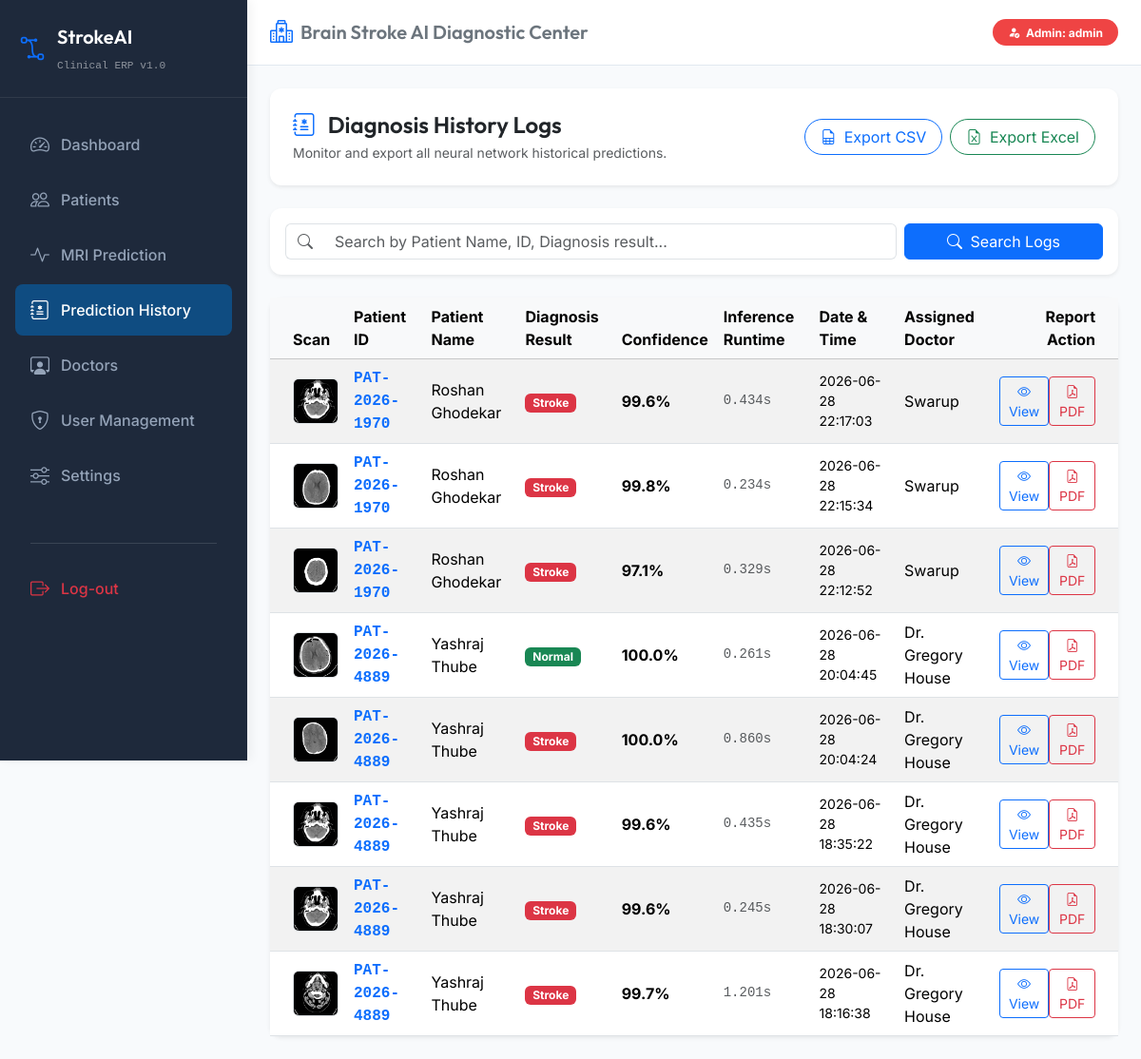
Screenshot of /history (signed in) with the database file from the repository.
### tables this page shows
CREATE TABLE predictions (
            id INTEGER PRIMARY KEY AUTOINCREMENT,
            patient_id TEXT NOT NULL,
            mri_filename TEXT NOT NULL,
            prediction_result TEXT NOT NULL,
            confidence REAL NOT NULL,
            prediction_time REAL NOT NULL, -- in seconds
            predicted_at TEXT NOT NULL,
            FOREIGN KEY (patient_id) REFERENCES patients(patient_id) ON DELETE CASCADE
        );

CREATE TABLE patients (
            id INTEGER PRIMARY KEY AUTOINCREMENT,
            patient_id TEXT UNIQUE NOT NULL,
            name TEXT NOT NULL,
            age INTEGER NOT NULL,
            gender TEXT NOT NULL,
            dob TEXT NOT NULL,
            blood_group TEXT,
            mobile TEXT,
            email TEXT,
            address TEXT,
            doctor_id INTEGER,
            symptoms TEXT,
            notes TEXT,
            emergency_contact TEXT,
            created_at TEXT NOT NULL,
            FOREIGN KEY (doctor_id) REFERENCES doctors(id)
        );

CREATE TABLE doctors (
            id INTEGER PRIMARY KEY AUTOINCREMENT,
            name TEXT NOT NULL,
            specialization TEXT NOT NULL,
            contact TEXT,
            email TEXT,
            status TEXT NOT NULL DEFAULT 'Active',
            created_at TEXT NOT NULL
        );

### mainapp.py (the view)
@app.route("/history")
@login_required
def history():
    search_query = request.args.get('search', '').strip()
    predictions = get_predictions(search_query)
    return render_template('history.html', predictions=predictions, search_query=search_query, active_page='history')

### database/db_manager.py (called while the page is built)
def get_db_connection():
    conn = sqlite3.connect(DB_PATH)
    conn.row_factory = sqlite3.Row
    return conn

### mainapp.py (called while the page is built)
def login_required(f):
    from functools import wraps
    @wraps(f)
    def decorated_function(*args, **kwargs):
        if 'username' not in session:
            return redirect(url_for('main'))
        return f(*args, **kwargs)
    return decorated_function

### templates/history.html (shortened to what this page needs)
{% extends "base.html" %}
{% block content %}
<div class="card p-4 shadow-sm border-0 mb-4">
    <div class="d-flex flex-column flex-md-row justify-content-between align-items-md-center gap-3">
        <div>
            <h4 class="mb-1"><i class="bi bi-journal-medical text-primary me-2"></i> Diagnosis History Logs</h4>
            <p class="text-muted small mb-0">Monitor and export all neural network historical predictions.</p>
        </div>
        <div class="d-flex gap-2">
            <a href="/reports/export/csv" class="btn btn-outline-primary rounded-pill px-3"><i class="bi bi-file-earmark-spreadsheet me-1"></i> Export CSV</a>
            <a href="/reports/export/excel" class="btn btn-outline-success rounded-pill px-3"><i class="bi bi-file-earmark-excel me-1"></i> Export Excel</a>
        </div>
    </div>
</div>
<div class="card p-3 shadow-sm border-0 mb-4">
    <form method="get" action="/history" class="row g-2 align-items-center">
        <div class="col-md-8 col-lg-9">
            <div class="input-group">
                <span class="input-group-text bg-white border-end-0"><i class="bi bi-search text-muted"></i></span>
                <input type="text" name="search" class="form-control border-start-0" placeholder="Search by Patient Name, ID, Diagnosis result..." value="{{ search_query or '' }}">
            </div>
        </div>
        <div class="col-md-4 col-lg-3 d-grid">
            <button type="submit" class="btn btn-primary"><i class="bi bi-search me-1"></i> Search Logs</button>
        </div>
    </form>
</div>
<div class="card shadow-sm border-0">
    <div class="card-body p-0">
        <div class="table-responsive">
            <table class="table table-striped table-hover align-middle mb-0">
                <thead class="table-light">
                    <tr>
                        <th class="ps-4">Scan</th>
                        <th>Patient ID</th>
                        <th>Patient Name</th>
                        <th>Diagnosis Result</th>
                        <th>Confidence</th>
                        <th>Inference Runtime</th>
                        <th>Date & Time</th>
                        <th>Assigned Doctor</th>
                        <th class="pe-4 text-end">Report Action</th>
                    </tr>
                </thead>
                <tbody>
                    {% if predictions %}
                        {% for pred in predictions %}
                        <tr>
                            <td class="ps-4">
                                <img src="/static/{{ pred.mri_filename }}" alt="MRI Thumb" class="rounded border" style="width: 48px; height: 48px; object-fit: cover;">
                            </td>
                            <td class="font-monospace fw-bold text-primary">{{ pred.patient_id }}</td>
                            <td>{{ pred.patient_name }}</td>
                            <td>
                                <span class="badge {% if 'Stroke' in pred.prediction_result %}bg-danger{% else %}bg-success{% endif %}">
                                    {{ pred.prediction_result }}
                                </span>
                            </td>
                            <td class="fw-bold">{{ "%.1f"|format(pred.confidence) }}%</td>
                            <td class="font-monospace text-muted small">{{ "%.3f"|format(pred.prediction_time) }}s</td>
                            <td class="small">{{ pred.predicted_at }}</td>
                            <td>{{ pred.doctor_name or 'N/A' }}</td>
                            <td class="pe-4 text-end">
                                <div class="btn-group">
                                    <form action="/submit" method="post" class="d-inline">
                                        <button type="submit" name="action_view" class="btn btn-sm btn-outline-primary" title="View Diagnosis Results"><i class="bi bi-eye"></i> View</button>
                                    </form>
                                    <form action="/submit" method="post" class="d-inline">
                                        <button type="submit" name="action_pdf" class="btn btn-sm btn-outline-danger" title="Download PDF"><i class="bi bi-file-earmark-pdf"></i> PDF</button>
                                    </form>
                                </div>
                            </td>
                        </tr>
                        {% endfor %}
                    {% endif %}
                </tbody>
            </table>
        </div>
    </div>
</div>
{% endblock %}

### templates/base.html (shortened to what this page needs)
<!DOCTYPE html>
<html lang="en">
<head>
    <link href="https://cdn.jsdelivr.net/npm/bootstrap@5.3.2/dist/css/bootstrap.min.css" rel="stylesheet">
    <link rel="stylesheet" href="https://cdn.jsdelivr.net/npm/bootstrap-icons@1.11.1/font/bootstrap-icons.css">
</head>
<body>
    <div class="sidebar" id="sidebar">
        <a href="/dashboard" class="sidebar-brand">
            <i class="bi bi-bezier2 text-primary fs-3"></i>
            <div>
                <span class="brand-title fs-5 d-block">StrokeAI</span>
                <small class="text-white-50 font-monospace" style="font-size: 0.7rem;">Clinical ERP v1.0</small>
            </div>
        </a>
        <ul class="sidebar-nav">
            {% if session.get('role') in ['Admin', 'Doctor'] %}
            <li class="sidebar-item">
                <a href="/dashboard" class="sidebar-link {% if active_page == 'dashboard' %}active{% endif %}">
                    <i class="bi bi-speedometer2 fs-5"></i>
                    <span>Dashboard</span>
                </a>
            </li>
            {% endif %}
            <li class="sidebar-item">
                <a href="/patients" class="sidebar-link {% if active_page == 'patients' %}active{% endif %}">
                    <i class="bi bi-people fs-5"></i>
                    <span>Patients</span>
                </a>
            </li>
            <li class="sidebar-item">
                <a href="/mri_predict" class="sidebar-link {% if active_page == 'predict' %}active{% endif %}">
                    <i class="bi bi-activity fs-5"></i>
                    <span>MRI Prediction</span>
                </a>
            </li>
            <li class="sidebar-item">
                <a href="/history" class="sidebar-link {% if active_page == 'history' %}active{% endif %}">
                    <i class="bi bi-journal-medical fs-5"></i>
                    <span>Prediction History</span>
                </a>
            </li>
            {% if session.get('role') == 'Admin' %}
            <li class="sidebar-item">
                <a href="/doctors" class="sidebar-link {% if active_page == 'doctors' %}active{% endif %}">
                    <i class="bi bi-person-workspace fs-5"></i>
                    <span>Doctors</span>
                </a>
            </li>
            <li class="sidebar-item">
                <a href="/users" class="sidebar-link {% if active_page == 'users' %}active{% endif %}">
                    <i class="bi bi-shield-lock fs-5"></i>
                    <span>User Management</span>
                </a>
            </li>
            <li class="sidebar-item">
                <a href="/settings" class="sidebar-link {% if active_page == 'settings' %}active{% endif %}">
                    <i class="bi bi-sliders fs-5"></i>
                    <span>Settings</span>
                </a>
            </li>
            {% endif %}
            <li class="sidebar-item mt-4">
                <hr class="text-white-50 mx-3">
            </li>
            <li class="sidebar-item">
                <a href="/logout" class="sidebar-link text-danger">
                    <i class="bi bi-box-arrow-right fs-5"></i>
                    <span>Log-out</span>
                </a>
            </li>
        </ul>
    </div>
    <div class="main-panel">
        <nav class="top-navbar d-flex justify-content-between align-items-center">
            <div class="d-flex align-items-center gap-2">
                <i class="bi bi-hospital text-primary fs-4"></i>
                <h5 class="mb-0 text-secondary font-weight-bold d-none d-md-block">{{ session.get('hospital_name',
                    'Brain Stroke AI Diagnostic Center') }}</h5>
            </div>
            <div class="d-flex align-items-center gap-3">
                <span
                    class="badge {% if session.get('role') == 'Admin' %}badge-admin{% elif session.get('role') == 'Doctor' %}badge-doctor{% else %}badge-receptionist{% endif %} px-3 py-2 rounded-pill">
                    <i class="bi bi-person-fill-check me-1"></i> {{ session.get('role') }}: {{ session.get('username')
                    }}
                </span>
            </div>
        </nav>
        <div class="container-fluid p-4">
            {% block content %}{% endblock %}
        </div>
    </div>
</body>
</html>

### templates/base.html (style rules this page uses)
:root { --primary-blue: #0F4C81; --primary-light: #e8f0fe; --accent-green: #2E7D32; --accent-green-light: #e8f5e9; --dark-sidebar: #1E293B; --hover-sidebar: #334155; --body-bg: #F8FAFC; }
body { font-family: 'Inter', sans-serif; background-color: var(--body-bg); min-height: 100vh; overflow-x: hidden; }
h1, h2, h3, h4, h5, h6, .brand-title { font-family: 'Outfit', sans-serif; font-weight: 600; }
.sidebar { width: 260px; background-color: var(--dark-sidebar); min-height: 100vh; position: fixed; top: 0; left: 0; z-index: 100; transition: all 0.3s; box-shadow: 4px 0 10px rgba(0, 0, 0, 0.05); }
.sidebar-brand { padding: 24px 20px; border-bottom: 1px solid rgba(255, 255, 255, 0.08); display: flex; align-items: center; gap: 12px; color: white; text-decoration: none; }
.sidebar-nav { padding: 20px 0; list-style: none; margin: 0; }
.sidebar-item { padding: 2px 16px; }
.sidebar-link { display: flex; align-items: center; gap: 12px; padding: 12px 16px; color: #94A3B8; text-decoration: none; border-radius: 8px; font-weight: 500; transition: all 0.2s; }
.sidebar-link.active { background-color: var(--primary-blue); color: white; }
.main-panel { margin-left: 260px; min-height: 100vh; transition: all 0.3s; }
.top-navbar { background: white; border-bottom: 1px solid #E2E8F0; padding: 16px 24px; }
.card { border: none; border-radius: 12px; box-shadow: 0 4px 6px -1px rgba(0, 0, 0, 0.05), 0 2px 4px -1px rgba(0, 0, 0, 0.02); transition: transform 0.2s, box-shadow 0.2s; }
.badge-admin { background-color: #EF4444; color: white; }

### rows the page displays
predictions: mri_filename (picture), patient_id "PAT-2026-1970", patient_name "Roshan Ghodekar", prediction_result "Stroke", confidence "99.6", prediction_time "0.434", predicted_at "2026-06-28 22:17:03", name "Swarup"
predictions: mri_filename (picture), patient_id "PAT-2026-1970", patient_name "Roshan Ghodekar", prediction_result "Stroke", confidence "99.8", prediction_time "0.234", predicted_at "2026-06-28 22:15:34", name "Swarup"
predictions: mri_filename (picture), patient_id "PAT-2026-1970", patient_name "Roshan Ghodekar", prediction_result "Stroke", confidence "97.1", prediction_time "0.329", predicted_at "2026-06-28 22:12:52", name "Swarup"
predictions: mri_filename (picture), patient_id "PAT-2026-4889", patient_name "Yashraj Thube", prediction_result "Normal", confidence "100.0", prediction_time "0.261", predicted_at "2026-06-28 20:04:45", name "Dr. Gregory House"
predictions: mri_filename (picture), patient_id "PAT-2026-4889", patient_name "Yashraj Thube", prediction_result "Stroke", confidence "100.0", prediction_time "0.860", predicted_at "2026-06-28 20:04:24", name "Dr. Gregory House"
predictions: mri_filename (picture), patient_id "PAT-2026-4889", patient_name "Yashraj Thube", prediction_result "Stroke", confidence "99.6", prediction_time "0.435", predicted_at "2026-06-28 18:35:22", name "Dr. Gregory House"
predictions: mri_filename (picture), patient_id "PAT-2026-4889", patient_name "Yashraj Thube", prediction_result "Stroke", confidence "99.6", prediction_time "0.245", predicted_at "2026-06-28 18:30:07", name "Dr. Gregory House"
predictions: mri_filename (picture), patient_id "PAT-2026-4889", patient_name "Yashraj Thube", prediction_result "Stroke", confidence "99.7", prediction_time "1.201", predicted_at "2026-06-28 18:16:38", name "Dr. Gregory House"

### other values shown
{{ session.get('role') }} "Admin"
{{ session.get('username') }} "admin"
